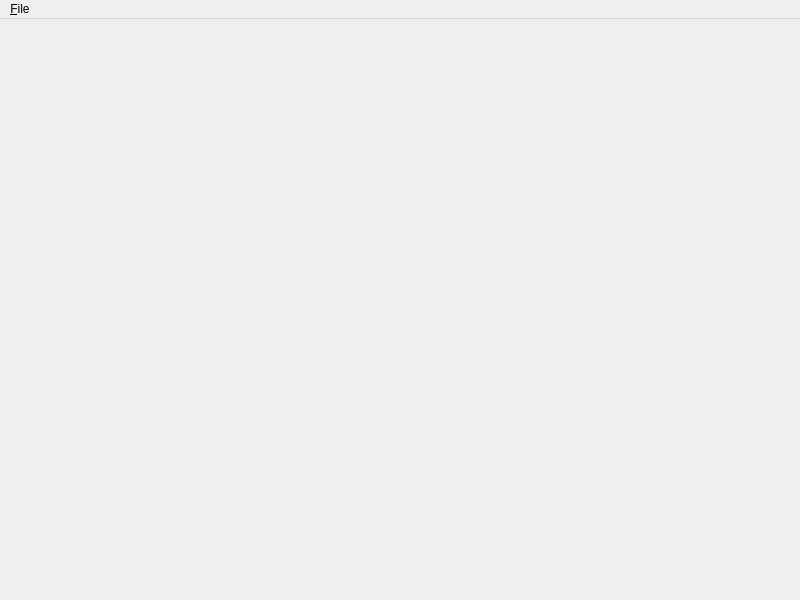
<?xml version="1.0" encoding="UTF-8"?>
<ui version="4.0">
 <class>MainWindow</class>
 <widget class="QMainWindow" name="MainWindow">
  <property name="geometry">
   <rect>
    <x>0</x>
    <y>0</y>
    <width>800</width>
    <height>600</height>
   </rect>
  </property>
  <property name="windowTitle">
   <string>MainWindow</string>
  </property>
  <widget class="QWidget" name="centralwidget"/>
  <widget class="QMenuBar" name="menubar">
   <property name="geometry">
    <rect>
     <x>0</x>
     <y>0</y>
     <width>800</width>
     <height>30</height>
    </rect>
   </property>
   <widget class="QMenu" name="menuFile">
    <property name="title">
     <string>&amp;File</string>
    </property>
    <addaction name="actionNew"/>
   </widget>
   <addaction name="menuFile"/>
  </widget>
  <action name="actionNew">
   <property name="text">
    <string>New</string>
   </property>
  </action>
 </widget>
 <resources/>
 <connections/>
</ui>
